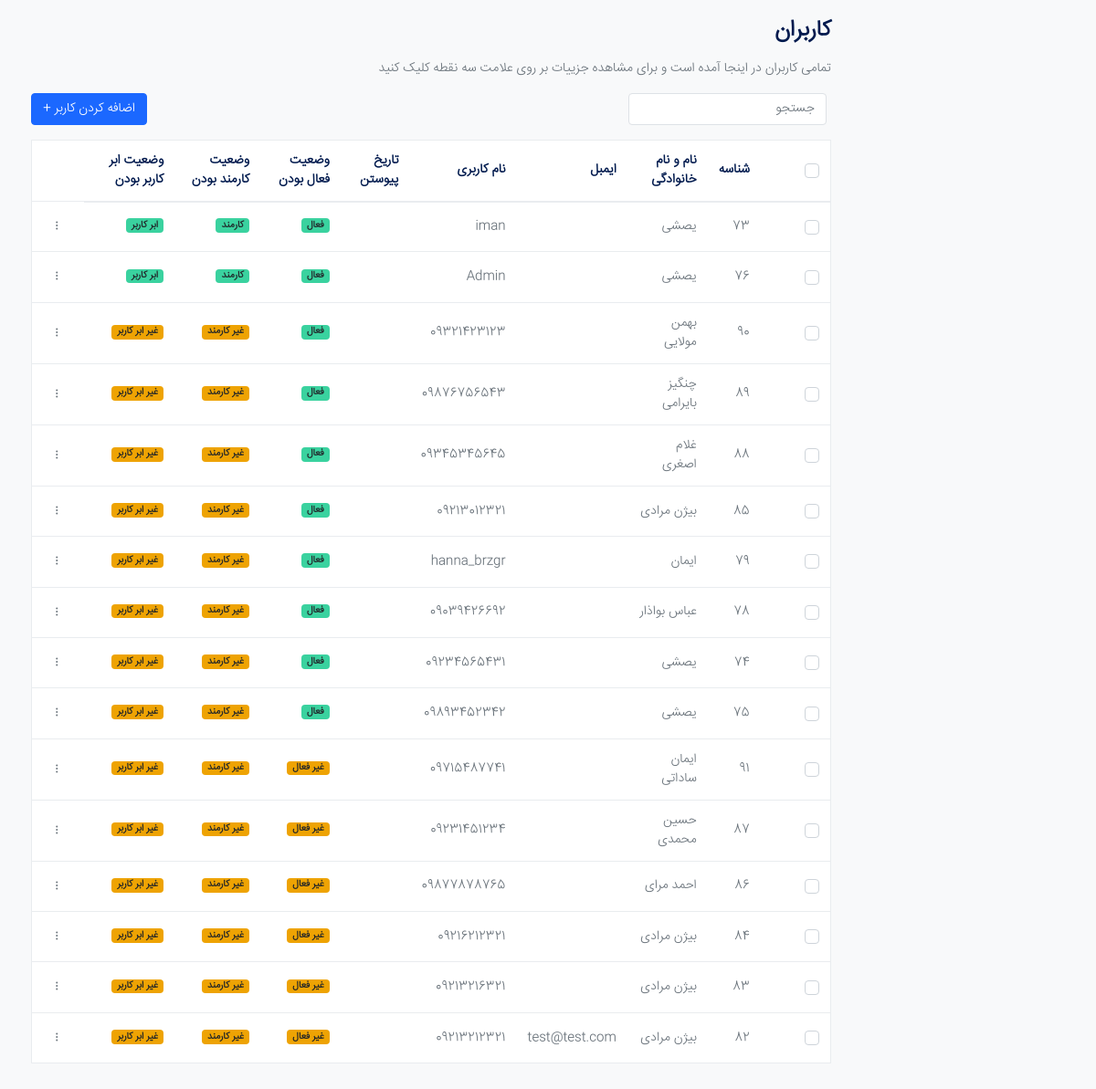
/admin-panel/users/ (signed in), run on an earlier commit of the app's database.
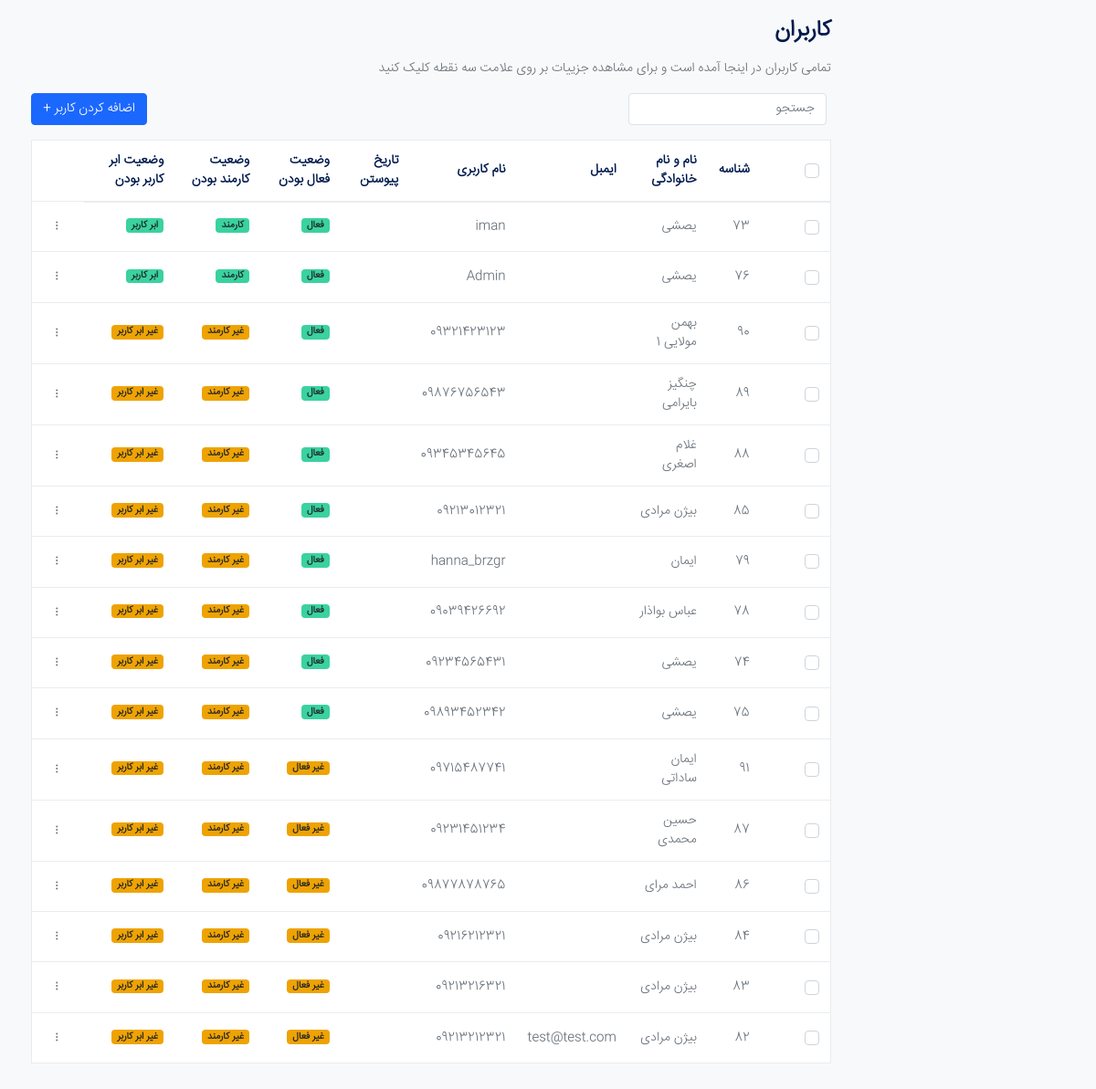
And on a later commit of the database.
### account_module/models.py (models this page shows, shortened)
class User(AbstractUser):
    otp_create_time = models.DateTimeField(auto_now=True, verbose_name='تاریخ ایجاد کد یکبار مصرف')
    full_name = models.CharField(max_length=120, verbose_name='نام و نام خانوادگی')
    phone_number = models.CharField(max_length=11, unique=True, verbose_name='شماره موبایل')
    otp = models.PositiveIntegerField(blank=True, null=True, verbose_name='کد یکبار مصرف')
    class Meta:
        verbose_name = 'کاربر'
        verbose_name_plural = 'کاربران'

### admin_panel/views.py (the view)
# urls.py: path('users/', views.UserAdminList.as_view(), name='user_list_admin_page'),
class UserAdminList(ListView):
    model = User
    template_name = 'admin_panel/user/user_list_admin.html'
    paginate_by = 20
    def get_queryset(self):
        query = super().get_queryset()
        search_name = self.request.GET.get('search')
        lookup = Q(full_name__icontains=search_name) | Q(first_name__icontains=search_name) | Q(
            last_name__icontains=search_name) | Q(username__icontains=search_name) | Q(
            phone_number__icontains=search_name) | Q(email__icontains=search_name)
        if search_name:
            users = User.objects.filter(lookup).distinct()
            return users
        else:
            return query.order_by('-is_superuser', '-is_staff', '-is_active', '-date_joined')

### polls/templatetags/poll_exteras.py (called while the page is built)
@register.filter(name='show_jalali_date')
def show_jalali_date(value):
    if value:
        jalali_date = jdatetime_datetime.fromgregorian(
            year=value.year,
            month=value.month,
            day=value.day,
        )
        return jalali_date.strftime('%d %B %Y')
    else:
        return None

### admin_panel/templates/admin_panel/user/user_list_admin.html (shortened to what the changed rows need)
{% extends 'admin_panel/shared/_admin_layout.html' %}
{% load poll_exteras %}
{% block content %}
    <div class="container-fluid">
        <div class="row justify-content-center">
            <div class="col-12">
                <h2 class="h3 mb-3 page-title">کاربران</h2>
                {% if user_list %}
                    <table class="table border table-hover bg-white">
                        <thead>
                        <tr role="row">
                            <th>
                                <div class="custom-control custom-checkbox">
                                </div>
                            </th>
                            <th><strong>شناسه</strong></th>
                            <th><strong>نام و نام خانوادگی</strong></th>
                            <th><strong>ایمبل</strong></th>
                            <th><strong>نام کاربری</strong></th>
                            <th><strong>تاریخ پیوستن</strong></th>
                            <th><strong>وضعیت فعال بودن</strong></th>
                            <th><strong>وضعیت کارمند بودن</strong></th>
                            <th><strong>وضعیت ابر کاربر بودن</strong></th>
                        </tr>
                        </thead>
                        <tbody>
                        {% for user in user_list %}
                            <tr>
                                <td>
                                    <div class="custom-control custom-checkbox">
                                    </div>
                                </td>
                                <td>{{ user.id }}</td>
                                <td>{{ user.full_name }}</td>
                                <td>{{ user.email }}</td>
                                <td>{{ user.username }}</td>
                                <td>{{ user.date_joined|show_jalali_date }}</td>
                                <td>
                                    {% if user.is_active %}
                                        <span class="badge badge-pill font-weight-bold badge-success">فعال</span>
                                    {% else %}
                                        <span class="badge badge-pill font-weight-bold badge-warning">غیر فعال</span>
                                    {% endif %}
                                </td>
                                <td>
                                    {% if user.is_staff %}
                                        <span class="badge badge-pill font-weight-bold badge-success">کارمند</span>
                                    {% else %}
                                        <span class="badge badge-pill font-weight-bold badge-warning">غیر کارمند</span>
                                    {% endif %}
                                </td>
                                <td>
                                    {% if user.is_superuser %}
                                        <span class="badge badge-pill font-weight-bold badge-success">ابر کاربر</span>
                                    {% else %}
                                        <span class="badge badge-pill font-weight-bold badge-warning">غیر ابر کاربر</span>
                                    {% endif %}
                                </td>
                                <td>
                                    <div class="dropdown">
                                        <button class="btn btn-sm dropdown-toggle more-vertical" type="button"
                                                data-toggle="dropdown" aria-haspopup="true" aria-expanded="false">
                                        </button>
                                    </div>
                                </td>
                            </tr>
                        {% endfor %}
                        </tbody>
                    </table>
                {% else %}
                    <div class="alert alert-warning">
                        <p>هیچ کاربری یافت نشد.</p>
                    </div>
                {% endif %}
            </div>
        </div>
    </div>
{% endblock %}

What changed in the data, as far as the page shows it:
changed User id 90: full_name "بهمن مولایی" → "بهمن مولایی 1"
